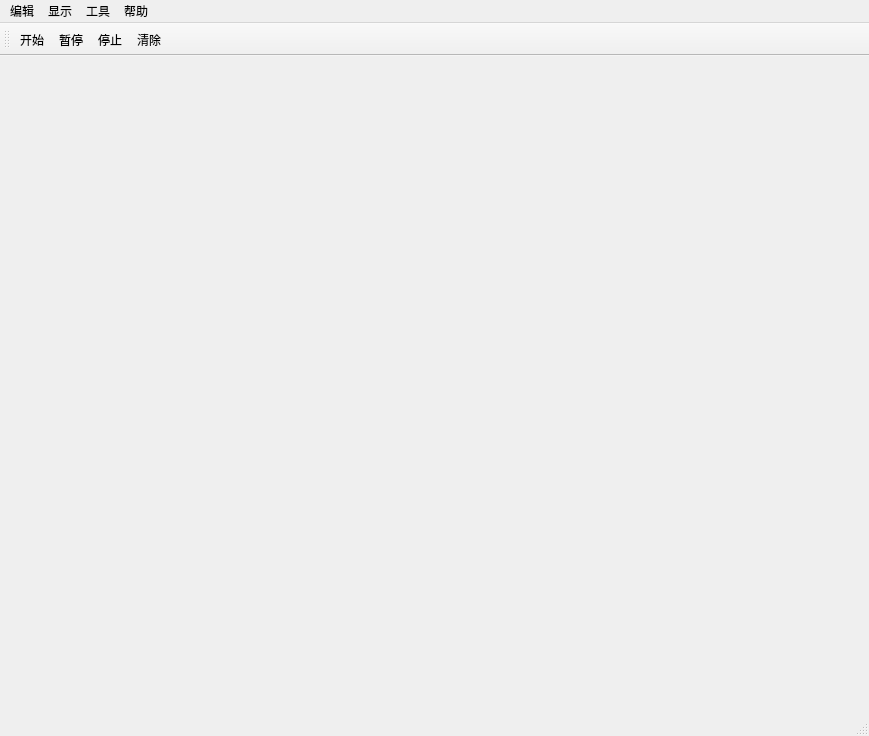
<?xml version="1.0" encoding="UTF-8"?>
<ui version="4.0">
 <class>MainWindow</class>
 <widget class="QMainWindow" name="MainWindow">
  <property name="geometry">
   <rect>
    <x>0</x>
    <y>0</y>
    <width>869</width>
    <height>736</height>
   </rect>
  </property>
  <property name="windowTitle">
   <string>MainWindow</string>
  </property>
  <widget class="QWidget" name="centralwidget"/>
  <widget class="QMenuBar" name="menubar">
   <property name="geometry">
    <rect>
     <x>0</x>
     <y>0</y>
     <width>869</width>
     <height>26</height>
    </rect>
   </property>
   <widget class="QMenu" name="menu">
    <property name="title">
     <string>编辑</string>
    </property>
    <addaction name="action_start"/>
    <addaction name="action_pause"/>
    <addaction name="action_stop"/>
    <addaction name="action_clean"/>
   </widget>
   <widget class="QMenu" name="menu_2">
    <property name="title">
     <string>显示</string>
    </property>
   </widget>
   <widget class="QMenu" name="menu_3">
    <property name="title">
     <string>工具</string>
    </property>
   </widget>
   <widget class="QMenu" name="menu_4">
    <property name="title">
     <string>帮助</string>
    </property>
   </widget>
   <addaction name="menu"/>
   <addaction name="menu_2"/>
   <addaction name="menu_3"/>
   <addaction name="menu_4"/>
  </widget>
  <widget class="QStatusBar" name="statusbar"/>
  <widget class="QToolBar" name="toolBar">
   <property name="windowTitle">
    <string>toolBar</string>
   </property>
   <attribute name="toolBarArea">
    <enum>TopToolBarArea</enum>
   </attribute>
   <attribute name="toolBarBreak">
    <bool>false</bool>
   </attribute>
   <addaction name="action_start"/>
   <addaction name="action_pause"/>
   <addaction name="action_stop"/>
   <addaction name="action_clean"/>
  </widget>
  <action name="action_start">
   <property name="icon">
    <iconset>
     <normalon>F:/阿里巴巴矢量图标库/start.png</normalon>
    </iconset>
   </property>
   <property name="text">
    <string>开始</string>
   </property>
   <property name="toolTip">
    <string>start</string>
   </property>
  </action>
  <action name="action_pause">
   <property name="icon">
    <iconset>
     <normalon>F:/阿里巴巴矢量图标库/pause.png</normalon>
    </iconset>
   </property>
   <property name="text">
    <string>暂停</string>
   </property>
   <property name="toolTip">
    <string>pause</string>
   </property>
  </action>
  <action name="action_stop">
   <property name="icon">
    <iconset>
     <normalon>F:/阿里巴巴矢量图标库/stop.png</normalon>
    </iconset>
   </property>
   <property name="text">
    <string>停止</string>
   </property>
   <property name="toolTip">
    <string>stop</string>
   </property>
  </action>
  <action name="action_clean">
   <property name="icon">
    <iconset>
     <normaloff>F:/阿里巴巴矢量图标库/clear.png</normaloff>F:/阿里巴巴矢量图标库/clear.png</iconset>
   </property>
   <property name="text">
    <string>清除</string>
   </property>
   <property name="toolTip">
    <string>clean</string>
   </property>
  </action>
 </widget>
 <resources/>
 <connections/>
</ui>
